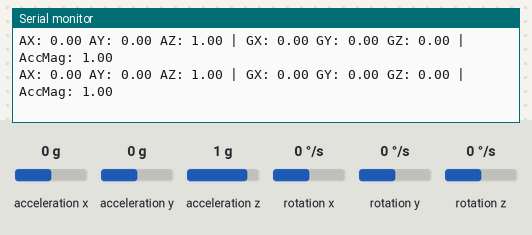
Simulated run of this sketch. Board: Arduino Uno, built with avr-gcc and run on an emulated ATmega328P. Shown: the last lines printed to the serial monitor. Wiring (inferred from the names in the program): MPU-6050 motion sensor at I2C address 0x68. The test bench sets the inputs (shaded band); at power-on: acceleration x 0 g, acceleration y 0 g, acceleration z 1 g, rotation x 0 °/s, rotation y 0 °/s, rotation z 0 °/s.

Above: at 1.2 s.
1.3 s: acceleration x set to -1.4 g
At 1.37 s:
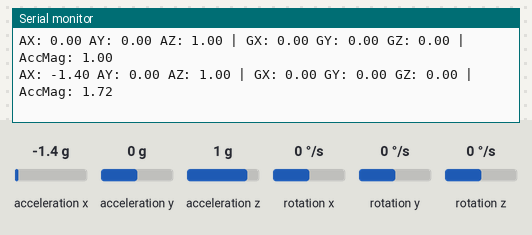
2.8 s: acceleration y set to -1.4 g
At 2.84 s:
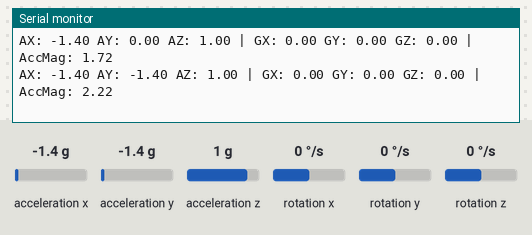
4.3 s: acceleration z set to -1.4 g
At 4.31 s:
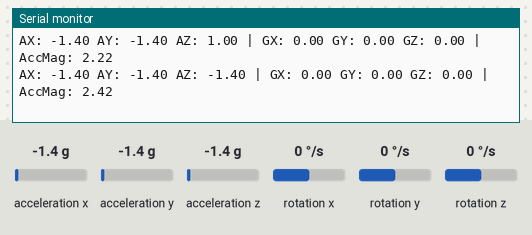
5.8 s: rotation x set to -192 °/s
At 5.88 s:
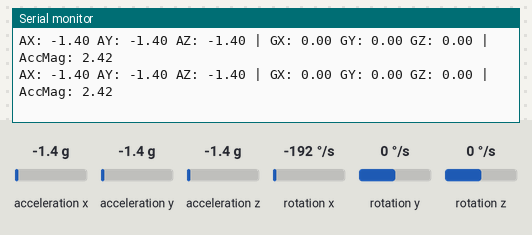
7.3 s: rotation y set to -192 °/s
At 7.36 s:
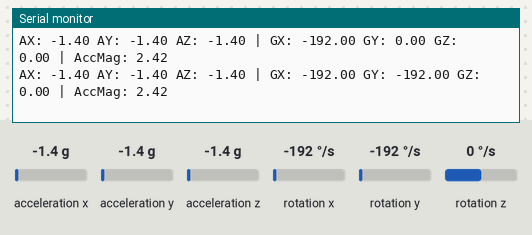

The sketch:

mpu_test.ino
```cpp
#include <Wire.h>
#include <math.h>

#define MPU6050_ADDR 0x68

int16_t ax, ay, az;
int16_t gx, gy, gz;

void setup()
{
    Serial.begin(115200);
    Wire.begin();

    // Wake up MPU6050
    Wire.beginTransmission(MPU6050_ADDR);
    Wire.write(0x6B);
    Wire.write(0x00);
    Wire.endTransmission();

    Serial.println("MPU6050 Ready");
}

void loop()
{

    // Read 14 bytes starting from ACCEL_XOUT_H
    Wire.beginTransmission(MPU6050_ADDR);
    Wire.write(0x3B);
    Wire.endTransmission(false);
    Wire.requestFrom(MPU6050_ADDR, 14, true);

    if (Wire.available() == 14)
    {

        // Accelerometer
        ax = (Wire.read() << 8) | Wire.read();
        ay = (Wire.read() << 8) | Wire.read();
        az = (Wire.read() << 8) | Wire.read();

        // Skip Temperature
        Wire.read();
        Wire.read();

        // Gyroscope
        gx = (Wire.read() << 8) | Wire.read();
        gy = (Wire.read() << 8) | Wire.read();
        gz = (Wire.read() << 8) | Wire.read();

        // Convert to g
        float ax_g = ax / 16384.0;
        float ay_g = ay / 16384.0;
        float az_g = az / 16384.0;

        // Convert to degrees/sec
        float gx_dps = gx / 131.0;
        float gy_dps = gy / 131.0;
        float gz_dps = gz / 131.0;

        // Total acceleration magnitude
        float accMag = sqrt(ax_g * ax_g + ay_g * ay_g + az_g * az_g);

        // Print values
        Serial.print("AX: ");
        Serial.print(ax_g, 2);

        Serial.print(" AY: ");
        Serial.print(ay_g, 2);

        Serial.print(" AZ: ");
        Serial.print(az_g, 2);

        Serial.print(" | GX: ");
        Serial.print(gx_dps, 2);

        Serial.print(" GY: ");
        Serial.print(gy_dps, 2);

        Serial.print(" GZ: ");
        Serial.print(gz_dps, 2);

        Serial.print(" | AccMag: ");
        Serial.println(accMag, 2);
    }

    delay(100);
};
```

Measured:
- after the input at 1.3 s, the serial monitor: prints a new line after 0.07 s (image 1)
- after the input at 2.8 s, the serial monitor: prints a new line at once (image 2)
- after the input at 4.3 s, the serial monitor: prints a new line at once (image 3)
- after the input at 7.3 s, the serial monitor: prints a new line after 0.05 s (image 5)
